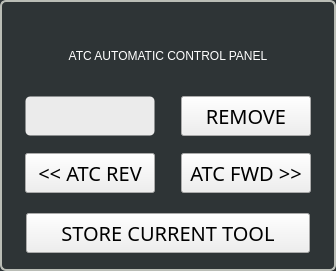
         <widget class="QGroupBox" name="groupBox_6">
          <property name="geometry">
           <rect>
            <x>1546</x>
            <y>10</y>
            <width>336</width>
            <height>271</height>
           </rect>
          </property>
          <property name="styleSheet">
           <string notr="true">QGroupBox{
color: rgb(46, 52, 54);
border-style: solid;
border-color: rgb(186, 189, 182);
background-color: rgb(46, 52, 54);
border-width: 2px;
border-radius: 6px;
}</string>
          </property>
          <property name="title">
           <string/>
          </property>
          <widget class="QWidget" name="verticalLayoutWidget_3">
           <property name="geometry">
            <rect>
             <x>17</x>
             <y>24</y>
             <width>302</width>
             <height>241</height>
            </rect>
           </property>
           <layout class="QVBoxLayout" name="verticalLayout_6">
            <item>
             <layout class="QHBoxLayout" name="horizontalLayout_25">
              <property name="spacing">
               <number>10</number>
              </property>
              <property name="leftMargin">
               <number>8</number>
              </property>
              <property name="topMargin">
               <number>5</number>
              </property>
              <property name="rightMargin">
               <number>8</number>
              </property>
              <property name="bottomMargin">
               <number>5</number>
              </property>
              <item>
               <widget class="QLabel" name="machine_column_header_3">
                <property name="minimumSize">
                 <size>
                  <width>0</width>
                  <height>0</height>
                 </size>
                </property>
                <property name="maximumSize">
                 <size>
                  <width>300</width>
                  <height>40</height>
                 </size>
                </property>
                <property name="styleSheet">
                 <string notr="true">QLabel{
    border-style: transparant;
    border-color: rgb(238, 238, 236);
    border-width: 2px;
    border-radius: 5px;
    color: white;
    background: rgb(46, 52, 54);
	font: 17pt &quot;Bebas Kai&quot;;
}</string>
                </property>
                <property name="text">
                 <string>ATC AUTOMATIC CONTROL PANEL</string>
                </property>
                <property name="alignment">
                 <set>Qt::AlignCenter</set>
                </property>
               </widget>
              </item>
             </layout>
            </item>
            <item>
             <layout class="QHBoxLayout" name="horizontalLayout_14">
              <property name="spacing">
               <number>10</number>
              </property>
              <property name="sizeConstraint">
               <enum>QLayout::SetMinAndMaxSize</enum>
              </property>
              <property name="leftMargin">
               <number>8</number>
              </property>
              <property name="topMargin">
               <number>2</number>
              </property>
              <property name="rightMargin">
               <number>8</number>
              </property>
              <property name="bottomMargin">
               <number>2</number>
              </property>
              <item>
               <widget class="QLineEdit" name="lineEdit_2">
                <property name="enabled">
                 <bool>true</bool>
                </property>
                <property name="sizePolicy">
                 <sizepolicy hsizetype="Fixed" vsizetype="Fixed">
                  <horstretch>0</horstretch>
                  <verstretch>0</verstretch>
                 </sizepolicy>
                </property>
                <property name="minimumSize">
                 <size>
                  <width>130</width>
                  <height>40</height>
                 </size>
                </property>
                <property name="styleSheet">
                 <string notr="true">QLineEdit {
    border-style: transparent;
    border-color: rgb(235, 235, 235);
    border-width: 1px;
    border-radius: 5px;
    color: black;
    background: rgb(235, 235, 235);
	font: 75 17pt &quot;Bebas Kai&quot;;
}</string>
                </property>
                <property name="alignment">
                 <set>Qt::AlignCenter</set>
                </property>
               </widget>
              </item>
              <item>
               <spacer name="horizontalSpacer_11">
                <property name="orientation">
                 <enum>Qt::Horizontal</enum>
                </property>
                <property name="sizeHint" stdset="0">
                 <size>
                  <width>40</width>
                  <height>20</height>
                 </size>
                </property>
               </spacer>
              </item>
              <item>
               <widget class="AxisActionButton" name="m01_break_button_3">
                <property name="sizePolicy">
                 <sizepolicy hsizetype="Fixed" vsizetype="Fixed">
                  <horstretch>0</horstretch>
                  <verstretch>0</verstretch>
                 </sizepolicy>
                </property>
                <property name="minimumSize">
                 <size>
                  <width>130</width>
                  <height>40</height>
                 </size>
                </property>
                <property name="font">
                 <font>
                  <family>Bebas Kai</family>
                  <pointsize>15</pointsize>
                 </font>
                </property>
                <property name="focusPolicy">
                 <enum>Qt::NoFocus</enum>
                </property>
                <property name="text">
                 <string>REMOVE</string>
                </property>
               </widget>
              </item>
             </layout>
            </item>
            <item>
             <layout class="QHBoxLayout" name="horizontalLayout_16">
              <property name="leftMargin">
               <number>8</number>
              </property>
              <property name="topMargin">
               <number>2</number>
              </property>
              <property name="rightMargin">
               <number>8</number>
              </property>
              <property name="bottomMargin">
               <number>2</number>
              </property>
              <item>
               <widget class="AxisActionButton" name="m01_break_button_16">
                <property name="sizePolicy">
                 <sizepolicy hsizetype="Fixed" vsizetype="Fixed">
                  <horstretch>0</horstretch>
                  <verstretch>0</verstretch>
                 </sizepolicy>
                </property>
                <property name="minimumSize">
                 <size>
                  <width>130</width>
                  <height>40</height>
                 </size>
                </property>
                <property name="font">
                 <font>
                  <family>Bebas Kai</family>
                  <pointsize>15</pointsize>
                 </font>
                </property>
                <property name="focusPolicy">
                 <enum>Qt::NoFocus</enum>
                </property>
                <property name="text">
                 <string>&lt;&lt; ATC REV</string>
                </property>
               </widget>
              </item>
              <item>
               <spacer name="horizontalSpacer_13">
                <property name="orientation">
                 <enum>Qt::Horizontal</enum>
                </property>
                <property name="sizeHint" stdset="0">
                 <size>
                  <width>40</width>
                  <height>20</height>
                 </size>
                </property>
               </spacer>
              </item>
              <item>
               <widget class="AxisActionButton" name="m01_break_button_17">
                <property name="sizePolicy">
                 <sizepolicy hsizetype="Fixed" vsizetype="Fixed">
                  <horstretch>0</horstretch>
                  <verstretch>0</verstretch>
                 </sizepolicy>
                </property>
                <property name="minimumSize">
                 <size>
                  <width>130</width>
                  <height>40</height>
                 </size>
                </property>
                <property name="font">
                 <font>
                  <family>Bebas Kai</family>
                  <pointsize>15</pointsize>
                 </font>
                </property>
                <property name="focusPolicy">
                 <enum>Qt::NoFocus</enum>
                </property>
                <property name="text">
                 <string>ATC FWD &gt;&gt;</string>
                </property>
               </widget>
              </item>
             </layout>
            </item>
            <item>
             <layout class="QHBoxLayout" name="horizontalLayout_21">
              <property name="spacing">
               <number>10</number>
              </property>
              <property name="leftMargin">
               <number>8</number>
              </property>
              <property name="topMargin">
               <number>5</number>
              </property>
              <property name="rightMargin">
               <number>8</number>
              </property>
              <property name="bottomMargin">
               <number>5</number>
              </property>
              <item>
               <widget class="AxisActionButton" name="m01_break_button_21">
                <property name="sizePolicy">
                 <sizepolicy hsizetype="Fixed" vsizetype="Fixed">
                  <horstretch>0</horstretch>
                  <verstretch>0</verstretch>
                 </sizepolicy>
                </property>
                <property name="minimumSize">
                 <size>
                  <width>284</width>
                  <height>40</height>
                 </size>
                </property>
                <property name="font">
                 <font>
                  <family>Bebas Kai</family>
                  <pointsize>15</pointsize>
                 </font>
                </property>
                <property name="focusPolicy">
                 <enum>Qt::NoFocus</enum>
                </property>
                <property name="text">
                 <string>STORE CURRENT TOOL</string>
                </property>
               </widget>
              </item>
             </layout>
            </item>
           </layout>
          </widget>
         </widget>
